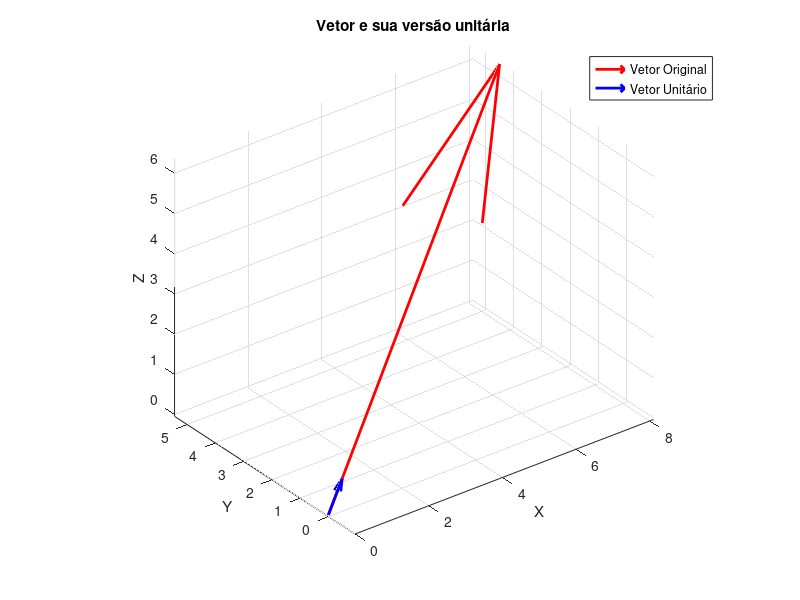

Write the MATLAB code that produced this figure.
Vetor1 = [9 5 7];

nomr_Vetor1 = norm(Vetor1);
Vetor1_uni = Vetor1 / nomr_Vetor1;
nomr_Vetor1_uni = norm(Vetor1_uni); % é igual a um

figure;
hold on;
    
quiver3(0,0,0, Vetor1(1),Vetor1(2),Vetor1(3),'r','LineWidth',2,'DisplayName','Vetor Original');
quiver3(0,0,0, Vetor1_uni(1),Vetor1_uni(2),Vetor1_uni(3),'b', 'LineWidth',2,'DisplayName','Vetor Unitário');
        
grid on;
axis equal;
xlabel('X');
ylabel('Y');
zlabel('Z');
legend show;
title('Vetor e sua versão unitária')
view(3);
hold off;

